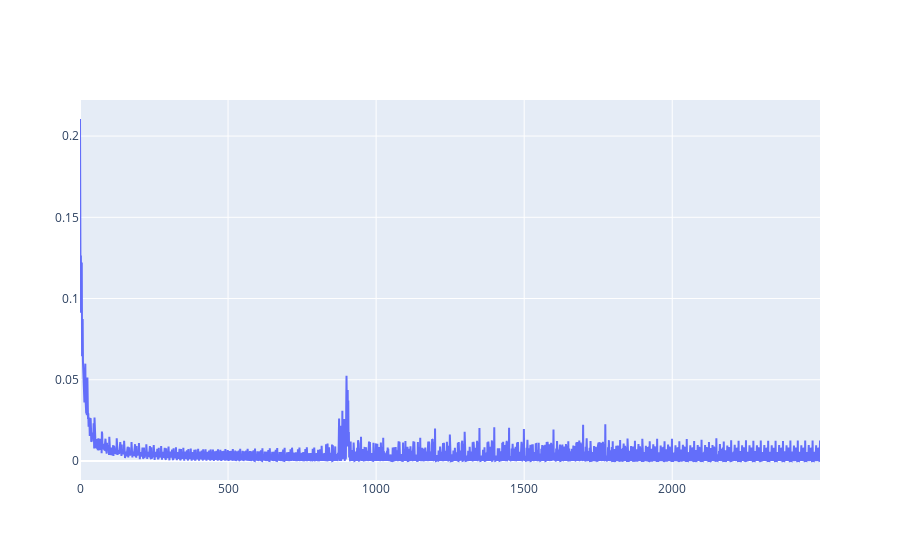

Notebook code for this chart:
### Markdown cell above
### Router Trial

### Code cell
# Recall, we want the space between -1 and 1 to be covered by our sinusoidal expert and the rest, linear
x = np.linspace(-5,5,2000, dtype=np.float32)
y = np.array([[1, 0] if (i>=-1 and i<=1) else [0,1] for i in x], dtype=np.float32)

rtr_agent = Agent_Expert(Router)
rtr_agent.fit(x[np.newaxis].T, y)

### Figure 1 — Plotly figure (JSON) as saved in the notebook; plotly's stock layout.template omitted (floating-point values rounded to 4 significant figures; data arrays with more than 128 entries replaced by an {"elided": "..."} marker saying what was removed)
{"data": [{"mode": "lines", "name": "Loss", "type": "scatter", "y": {"elided": "2500 float values"}}], "layout": {}}
